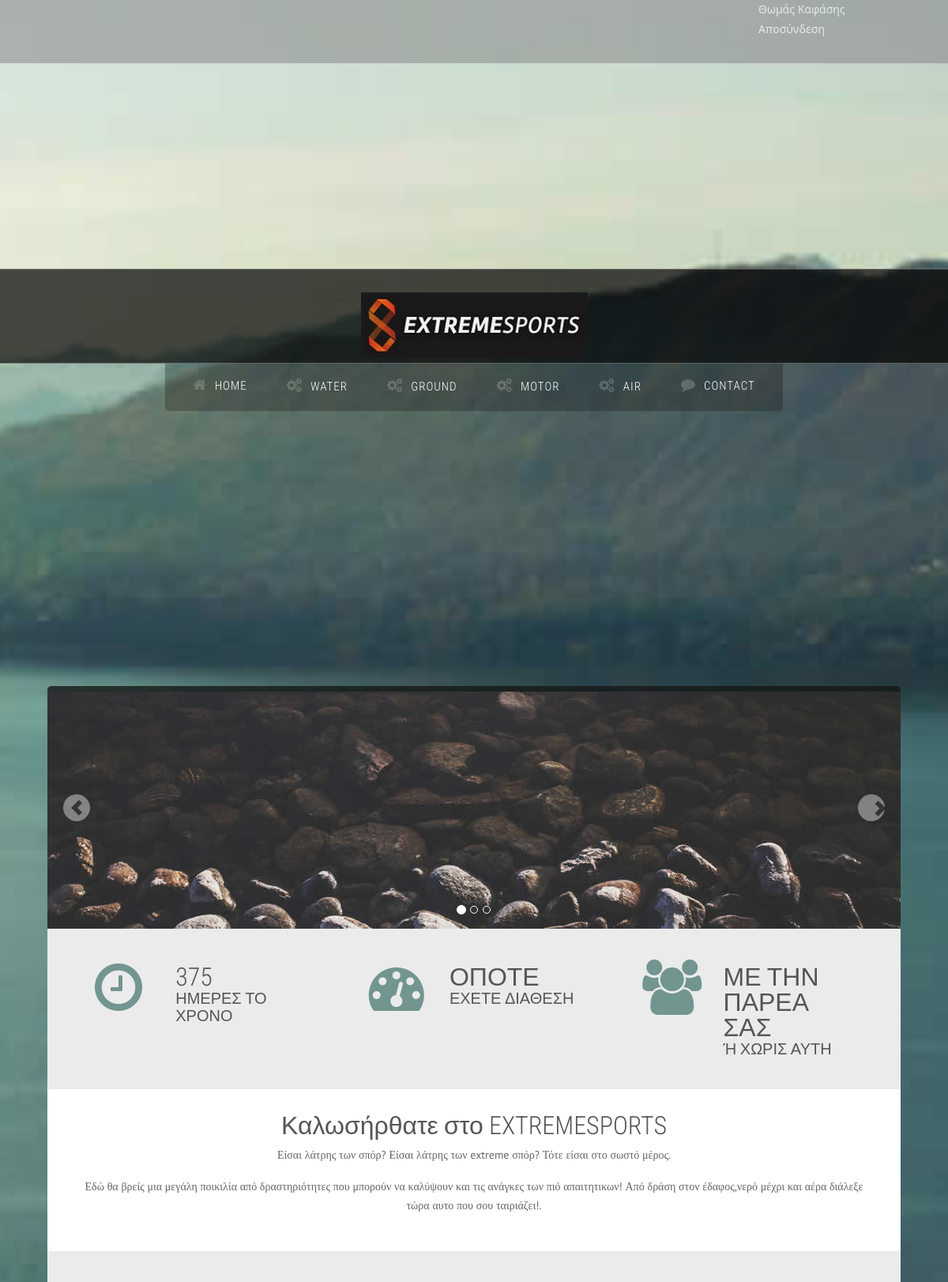
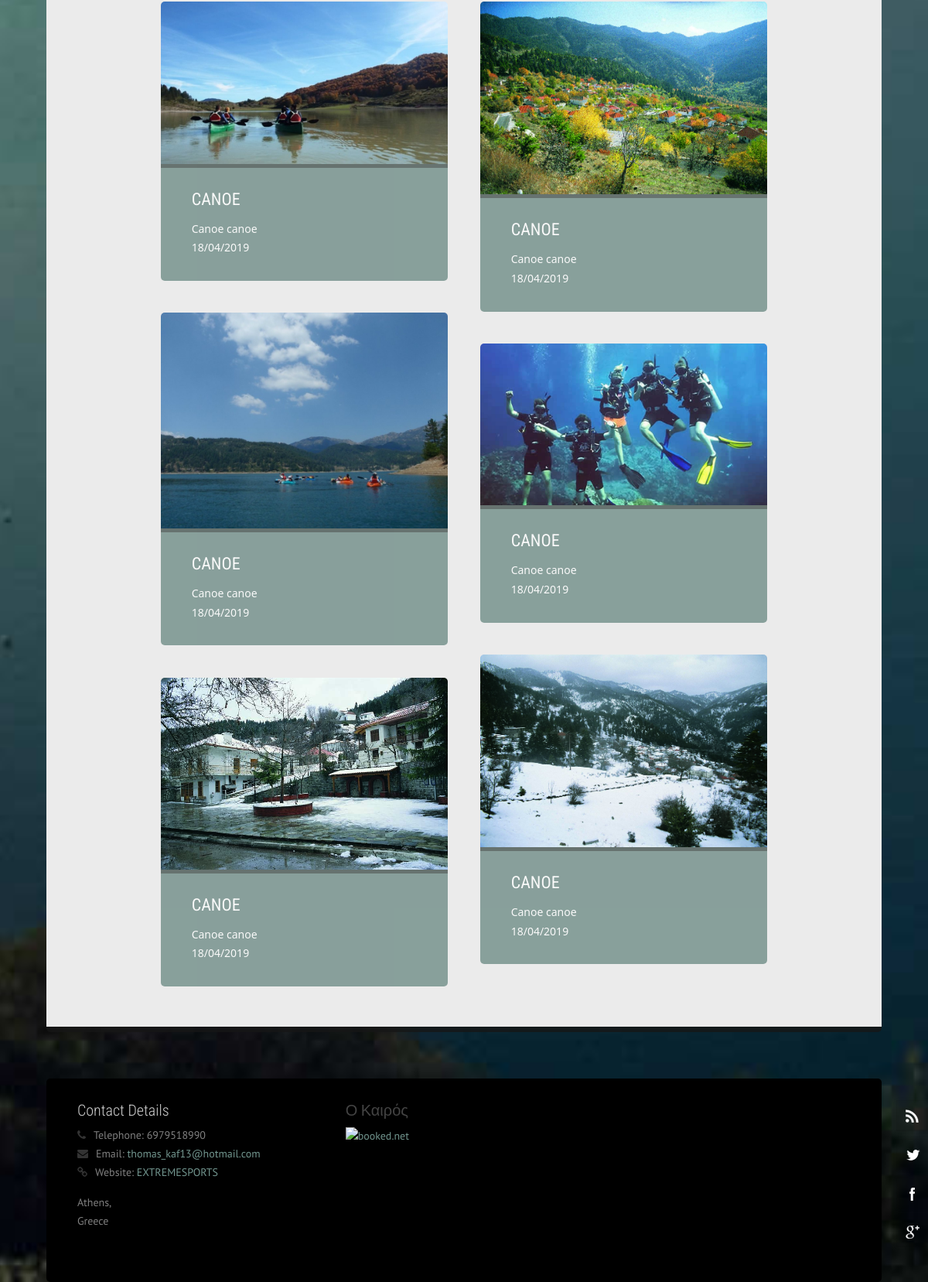
Screenshot of / (signed in) with the database file from the repository (2 pictures, top to bottom).
### tables this page shows
CREATE TABLE `categories` (
  `cat_id` int(11) NOT NULL,
  `cat_name` varchar(25) NOT NULL,
  `cat_sorter` varchar(3) DEFAULT NULL
);

CREATE TABLE `events` (
  `ev_id` int(11) NOT NULL,
  `ev_name` varchar(800) NOT NULL,
  `ev_description` varchar(3000) NOT NULL,
  `ev_startdate` date NOT NULL,
  `ev_enddate` date NOT NULL,
  `ev_place` varchar(60) NOT NULL,
  `ev_published` tinyint(2) NOT NULL,
  `ev_lat` decimal(25,22) NOT NULL,
  `ev_lon` decimal(25,22) NOT NULL,
  `ev_cost` decimal(5,3) DEFAULT NULL,
  `ev_sorter` varchar(3) NOT NULL,
  `ev_subcat` int(2) DEFAULT NULL
);

CREATE TABLE `event_photos` (
  `ph_id` int(11) NOT NULL,
  `ph_ev_id` int(11) NOT NULL,
  `ph_photofile` varchar(255) NOT NULL,
  `ph_photocaption` varchar(255) DEFAULT NULL,
  `ph_photosorter` varchar(3) NOT NULL,
  `ph_featured` bit(1) NOT NULL DEFAULT b'0'
);

### index.php (the view, shortened to what this page needs)
<!DOCTYPE html>
<html lang="en">
	<head>
		<link rel="stylesheet" href="assets/css/bootstrap.css" rel="stylesheet">
		<link rel="stylesheet" href="assets/css/animate.css" rel="stylesheet">
		<link rel="stylesheet" href="assets/css/font-awesome.css" rel="stylesheet">
		<link rel="stylesheet" href="assets/css/nexus.css" rel="stylesheet">
		<link rel="stylesheet" href="assets/css/responsive.css" rel="stylesheet">
		<link rel="stylesheet" href="assets/css/custom.css" rel="stylesheet">
	</head>
	<body>
		<div id="body-bg">
			<?php
				require_once ('loggedinfo.php');
			?>
			<ul class="social-icons pull-right hidden-xs">
				<li class="social-rss">
					<a href="#" target="_blank" title="RSS"></a>
				</li>
				<li class="social-twitter">
					<a href="https://twitter.com/?lang=en" target="_blank" title="Twitter"></a>
				</li>
				<li class="social-facebook">
					<a href="https://www.facebook.com/" target="_blank" title="Facebook"></a>
				</li>
				<li class="social-googleplus">
					<a href="https://plus.google.com/discover?hl=en" target="_blank" title="GooglePlus"></a>
				</li>
			</ul>
			<div id="pre-header" class="container" style="height:340px">
			</div>
			<div id="header">
				<div class="container">
					<div class="row">
						<div class="logo">
							<a href="index.php" title="">
								<img src="assets/img/Extreme-Sports.jpg" alt="Logo" />
							</a>
						</div>
					</div>
				</div>
			</div>
			<div id="hornav" class="container no-padding">
				<div class="row">
					<div class="col-md-12 no-padding">
						<div class="text-center visible-lg">
							<ul id="hornavmenu" class="nav navbar-nav">
								<li>
									<a href="index.php" class="fa-home">Home</a>
								</li>
								<?php
									require_once ('headmenu.php');
								?>
								<li>
									<a href="contact.php" class="fa-comment">Contact</a>
								</li>
							</ul>
						</div>
					</div>
				</div>
			</div>
			<div id="post_header" class="container" style="height:340px">
			</div>
			<div id="content-top-border" class="container">
			</div>
			<div id="content">
				<div class="container no-padding">
					<div class="row">
						<div id="carousel-example" class="carousel slide" data-ride="carousel">
							<ol class="carousel-indicators">
								<li data-target="#carousel-example" data-slide-to="0" class="active"></li>
								<li data-target="#carousel-example" data-slide-to="1"></li>
								<li data-target="#carousel-example" data-slide-to="2"></li>
							</ol>
							<div class="carousel-inner">
								<div class="item active">
									<img src="assets/img/slideshow/slide1.jpg">
								</div>
							</div>
							<a class="left carousel-control" href="#carousel-example" data-slide="prev">
								<span class="glyphicon glyphicon-chevron-left"></span>
							</a>
							<a class="right carousel-control" href="#carousel-example" data-slide="next">
								<span class="glyphicon glyphicon-chevron-right"></span>
							</a>
						</div>
					</div>
				</div>
				<div class="container background-gray-lighter">
					<div class="row margin-vert-40">
						<div class="col-md-4">
							<div class="col-md-4">
								<i class="fa-clock-o fa-5x color-primary"></i>
							</div>
							<div class="col-md-8">
								<h2 class="margin-top-5 margin-bottom-0">375</h2>
								<h3>ΗΜΕΡΕΣ ΤΟ ΧΡΟΝΟ</h3>
							</div>
						</div>
						<div class="col-md-4">
							<div class="col-md-4">
								<i class="fa-tachometer fa-5x color-primary"></i>
							</div>
							<div class="col-md-8">
								<h2 class="margin-top-5 margin-bottom-0">ΟΠΟΤΕ</h2>
								<h3>ΕΧΕΤΕ ΔΙΑΘΕΣΗ</h3>
							</div>
						</div>
						<div class="col-md-4">
							<div class="col-md-4">
								<i class="fa-users fa-5x color-primary"></i>
							</div>
							<div class="col-md-8">
								<h2 class="margin-top-5 margin-bottom-0">ΜΕ ΤΗΝ ΠΑΡΕΑ ΣΑΣ</h2>
								<h3>Ή ΧΩΡΙΣ ΑΥΤΗ</h3>
							</div>
						</div>
					</div>
				</div>
				<div class="container background-white">
					<div class="row margin-vert-30">
						<div class="col-md-12">
							<h2 class="text-center">Καλωσήρθατε στο EXTREMESPORTS</h2>
							<p class="text-center">Είσαι λάτρης των σπόρ? Είσαι λάτρης των extreme σπόρ? Τότε είσαι στο σωστό μέρος.</p>
							<p class="text-center">Εδώ θα βρείς μια μεγάλη ποικιλία από δραστηριότητες που μπορούν να καλύψουν και τις ανάγκες των πιό απαιτητικων! Από δράση στον έδαφος,νερό μέχρι
							και αέρα διάλεξε τώρα αυτο που σου ταιριάζει!.</p>
						</div>
					</div>
				</div>
				<div class="container background-gray-lighter">
					<div class="row padding-vert-20">
						<div class="col-md-1">
						</div>
						<div class="col-md-10">
							<ul class="portfolio-group">
								<?php
									$conn = Connect();
									$strSQL = " select 	events.ev_id, events.ev_name, events.ev_description,
														events.ev_startdate, event_photos.ph_photofile
												from 	events left outer join event_photos on
														events.ev_id = event_photos.ph_ev_id
												where 	event_photos.ph_featured=1 AND events.ev_published=1
												order by ev_startdate DESC
												LIMIT 	6";
									$result = mysqli_query($conn, $strSQL);
									$counter = 0;
									if ($result)
									{
										while ($row = mysqli_fetch_array($result,MYSQLI_ASSOC))
										{
											$counter++;
											$ev_id = $row['ev_id'];
											$ev_name = $row['ev_name'];
											$ev_description = $row['ev_description'];
											$ev_featured_photo = $row['ph_photofile'];
											$ev_startdate = $row['ev_startdate'];
											echo "<li class=\"portfolio-item col-sm-6 col-xs-6 padding-20\">";
											echo "<a href=\"eventinfo.php?id=$ev_id\">";
											if ($counter%2 == 1)
												echo "<figure class=\"animate fadeInLeft\">";
											else
												echo "<figure class=\"animate fadeInRight\">";
											echo "<img alt=\"image1\" src=\"content/$ev_featured_photo \">";
											echo "<figcaption>";
											echo "	<h3>$ev_name</h3>";
											echo "	<span class='EventInfo'>$ev_description</span>";
											echo "	<span class='EventInfo'><br>";
											$date = date_create ($ev_startdate);
											echo date_format($date, "d/m/Y");
											echo "</span>";
											echo "</figcaption>";
											echo "</figure>";
											echo "</a>";
											echo "</li>";
										}
									}
								?>
							</ul>
						</div>
						<div class="col-md-1">
						</div>
					</div>
				</div>
			</div>
			 <?php
				include 'xtremefooter.php';
			?>
	</body>
</html>

### headmenu.php (shortened to what this page needs)
<?php
	$conn = Connect();
	$strSQL = " SELECT cat_id, cat_name
				FROM categories
				ORDER BY cat_sorter";
	$result = mysqli_query($conn, $strSQL);
	if ($result)
	{
		while ($row = mysqli_fetch_array($result,MYSQLI_ASSOC))
		{
			$Cat_Name = $row['cat_name'];
			echo "<li>";
			echo "<span class=\"fa-gears\">$Cat_Name</span>";
			echo "</li>";
		}
	}
?>

### assets/css/custom.css (style rules this page uses)
.right { text-align: right; padding-right: 12px; }
.EventInfo { font-family: "Segoe UI"; size: 1em; margin-right: 12px; margin-top: 0; margin-bottom: 14px; }

### rows the page displays
categories: cat_name "WATER"
categories: cat_name "GROUND"
categories: cat_name "MOTOR"
categories: cat_name "AIR"
events: event_photos.ph_photofile (picture), ev_name "CANOE", ev_description "Canoe canoe", ev_startdate "18/04/2019"

### other values shown
GetLoggedUserData() "Θωμάς Καφάσης"
